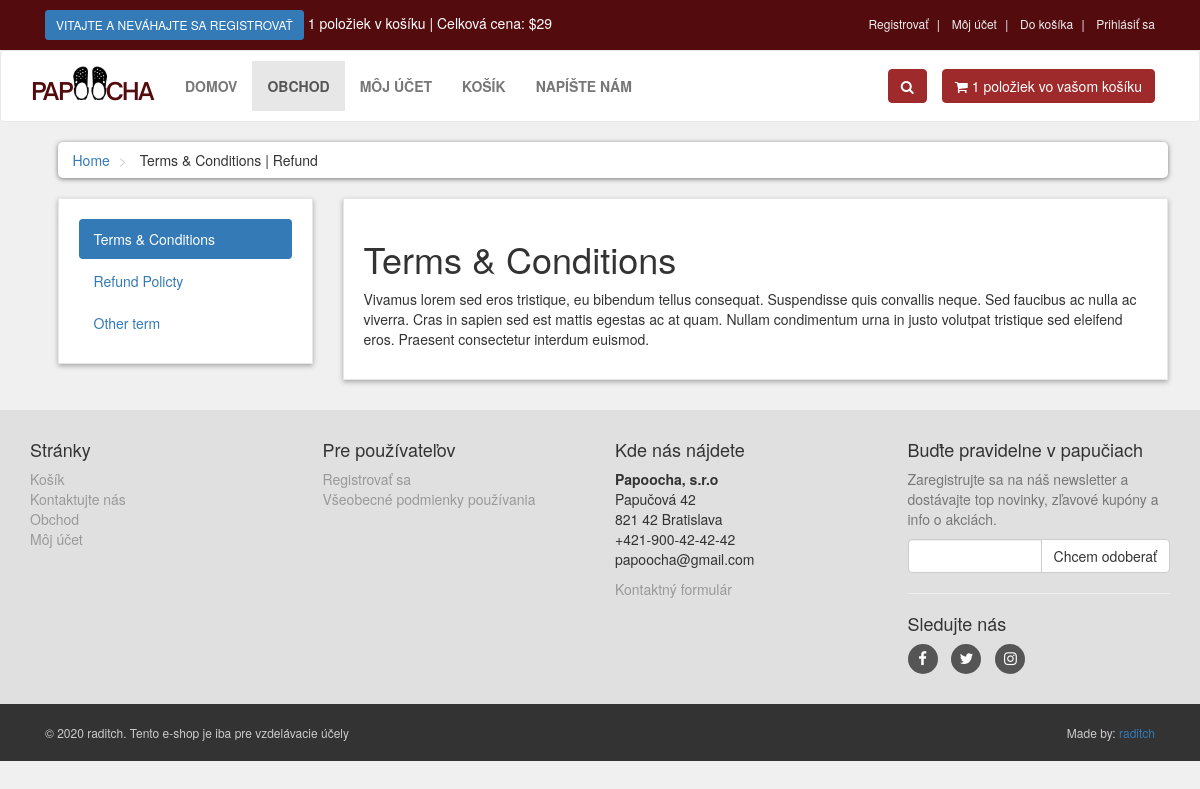
Page /terms.php on the committed database.
### tables this page shows
CREATE TABLE `terms` (
  `term_id` int(10) NOT NULL AUTO_INCREMENT,
  `term_title` varchar(100) NOT NULL,
  `term_link` varchar(100) NOT NULL,
  `term_desc` text NOT NULL,
  PRIMARY KEY (`term_id`)
);

### terms.php (the view, shortened to what this page needs)
<?php
    include("includes/header.php");
?>
   <div id="content">
       <div class="container">
           <div class="col-md-12">
               <ul class="breadcrumb">
                   <li>
                       <a href="index.php">Home</a>
                   </li>
                   <li>
                       Terms & Conditions | Refund
                   </li>
               </ul>
           </div>
            <div class="col-md-3">
                <div class="box">
                    <ul class="nav nav-pills nav-stacked">
                        <?php
                        $get_terms = "select * from terms LIMIT 0,1";
                        $run_terms = mysqli_query($con,$get_terms);
                        while($row_terms=mysqli_fetch_array($run_terms)){
                            $term_title = $row_terms['term_title'];
                            $term_link = $row_terms['term_link'];
                        ?>
                        <li class="active">
                            <a data-toggle="pill" href="#<?php echo $term_link; ?>">
                                <?php echo $term_title; ?>
                            </a>
                        </li>
                        <?php } ?>
                        <?php
                            $count_terms = "select * from terms";
                            $run_count_terms = mysqli_query($con,$count_terms);
                            $count = mysqli_num_rows($run_count_terms);
                            $get_terms = "select * from terms LIMIT 1,$count";
                            $run_terms = mysqli_query($con,$get_terms);
                            while($row_terms=mysqli_fetch_array($run_terms)){
                                $term_title = $row_terms['term_title'];
                                $term_link = $row_terms['term_link'];
                        ?>
                        <li>
                            <a data-toggle="pill" href="#<?php echo $term_link; ?>">
                                <?php echo $term_title; ?>
                            </a>
                        </li>
                        <?php } ?>
                    </ul>
                </div>
            </div>
            <div class="col-md-9">
                <div class="box">
                    <div class="tab-content">
                    <?php
                        $get_terms = "select * from terms LIMIT 0,1";
                        $run_terms = mysqli_query($con,$get_terms);
                        while($row_terms=mysqli_fetch_array($run_terms)){
                            $term_title = $row_terms['term_title'];
                            $term_desc = $row_terms['term_desc'];
                            $term_link = $row_terms['term_link'];
                    ?>
                        <div id="<?php echo $term_link; ?>" class="tab-pane fade in active">
                        <h1 class="tabTitle"><?php echo $term_title; ?></h1>
                        <p class="tabDesc"><?php echo $term_desc; ?></p>
                        </div>
                    <?php } ?>
                    </div>
                </div>
            </div>
       </div>
   </div>
   <?php
    include("includes/footer.php");
    ?>
</body>
</html>

### styles/style.css (style rules this page uses)
body { font-size: 14px; line-height: 1.42857143; color: #333333; background: #f0f0f0; overflow-x: hidden; }
.box { background: #ffffff; margin: 0 0 30px; border: solid 1px #e6e6e6; box-sizing: border-box; padding: 20px; box-shadow: 0px 2px 5px rgba(0, 0, 0, .3); }
#content { padding-left: 25px; }
.breadcrumb { padding: 8px 15px; margin-bottom: 20px; background: #ffffff; border-radius: 5px; box-shadow: 0px 1px 5px rgba(0, 0, 0, .5); }
.breadcrumb> li + li:before { content: ">\00a0"; color: #cccccc; }

### rows in the picture
terms: term_title "Terms & Conditions", term_desc "Vivamus lorem sed eros tristique, eu bibendum tellus consequat. Suspendisse quis convallis neque. Sed faucibus ac nulla ac viverra. Cras in sapien sed est mattis egestas ac at quam. Nullam condimentum urna in justo volutpat tristique sed eleifend eros. Praesent consectetur interdum euismod."
terms: term_title "Refund Policty"
terms: term_title "Other term"

### other values in the picture
$count_items "1 1"
$total "29"
